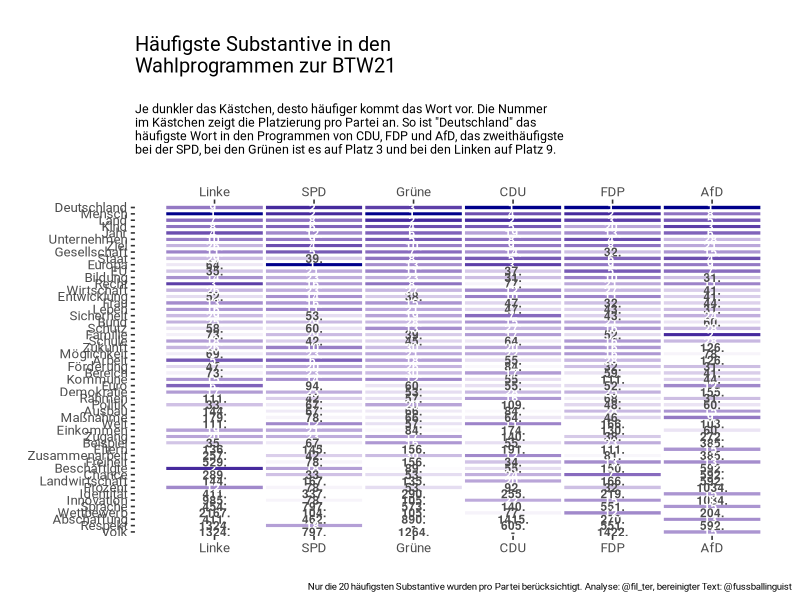
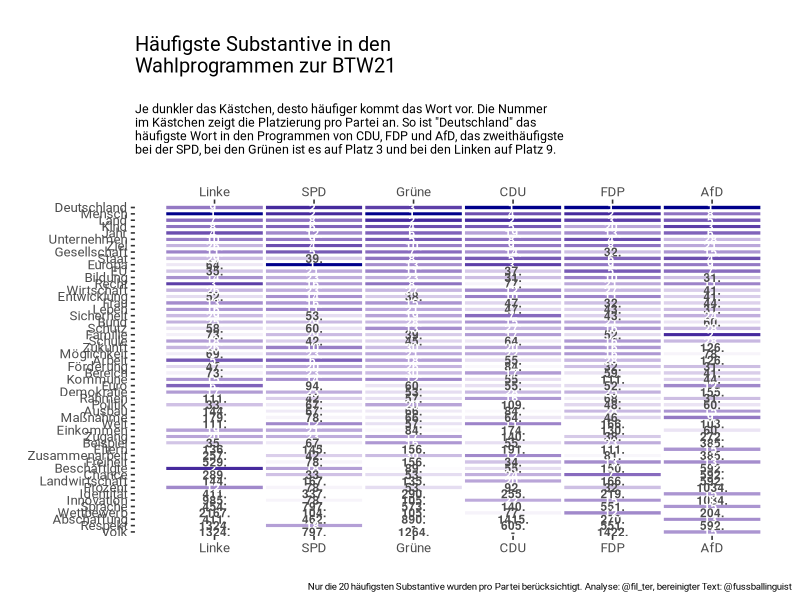
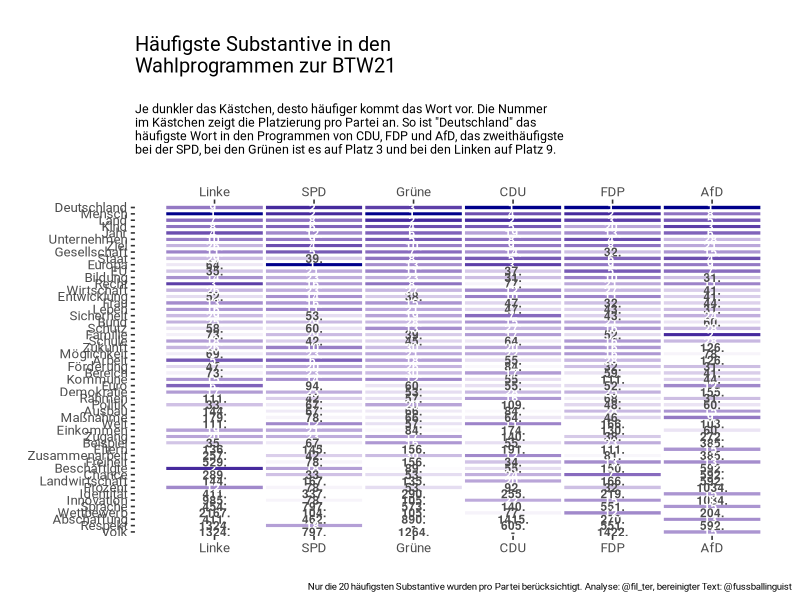

These charts were generated, in order, by the following R code:
library(tidyverse)

df <- read_csv('data.csv')

parties <- c('Linke', 'SPD', 'Grüne', 'CDU', 'FDP', 'AfD')

# correct ordering of words
df$party <- factor(df$party, levels = parties)
 
# correct ordering of parties 
df$word <- factor(df$word, levels = c("Volk", "Respekt", "Abschaffung", "Wettbewerb", "Sprache", "Innovation", "Identität", "Prozent", "Landwirtschaft", "Chance", "Beschäftigte", "Freiheit", "Zusammenarbeit", "Eltern", "Beispiel", "Zugang", "Einkommen", "Welt", "Maßnahme", "Ausbau", "Politik", "Rahmen", "Demokratie", "Euro", "Kommune", "Bereich", "Förderung", "Arbeit", "Möglichkeit", "Zukunft", "Schule", "Familie", "Schutz", "Bund", "Sicherheit", "Leben", "Frau", "Entwicklung", "Wirtschaft", "Recht", "Bildung", "EU", "Europa", "Staat", "Gesellschaft", "Ziel", "Unternehmen", "Jahr", "Kind", "Land", "Mensch", "Deutschland"))

# rankings start at 1
df$value <- df$value + 1  
 
# previously invalid were set to -1, but now 0 
df <- df %>%
  mutate(value_label = ifelse(value == 0, '-', paste(value, '.', sep=''))) %>%
  mutate(value = ifelse(value > 100, NA, value)) %>%
  mutate(value = replace(value, value == 0, NA)) %>%
  mutate(color_label = ifelse(value > 30 | is.na(value), 'black', 'white'))


ggplot(data=df, aes(x = as.numeric(party), y=word, fill=value)) +
  geom_tile(color='white', size=1) +
  scale_fill_gradient(name = "value", low = "darkblue", high = "white", na.value = 'white', trans='log10', guide=FALSE) +
  geom_text(size=3,fontface=2, aes(label = value_label, color=color_label)) +
  scale_color_manual(values = c("grey30", "white"), guide=FALSE) +
  xlab(label = "") + ylab(label = "") + 
  theme_classic(base_size = 12, base_family = "Roboto") +
  scale_x_continuous(sec.axis = dup_axis(), breaks = 1:length(parties), labels = parties) +
  labs(title = "Häufigste Substantive in den\nWahlprogrammen zur BTW21", subtitle = "Je dunkler das Kästchen, desto häufiger kommt das Wort vor. Die Nummer\nim Kästchen zeigt die Platzierung pro Partei an. So ist \"Deutschland\" das\nhäufigste Wort in den Programmen von CDU, FDP und AfD, das zweithäufigste\nbei der SPD, bei den Grünen ist es auf Platz 3 und bei den Linken auf Platz 9.", caption = 'Nur die 20 häufigsten Substantive wurden pro Partei berücksichtigt. Analyse: @fil_ter, bereinigter Text: @fussballinguist') +
  theme(axis.line=element_blank(), plot.subtitle=element_text(size=9), plot.caption = element_text(size=7), plot.title = element_text(margin=margin(20,0,20,0)))

ggsave('wahlprogramme_1.jpg', width = 6, height = 10)

ggsave('wahlprogramme_1.svg', width = 6, height = 10)


